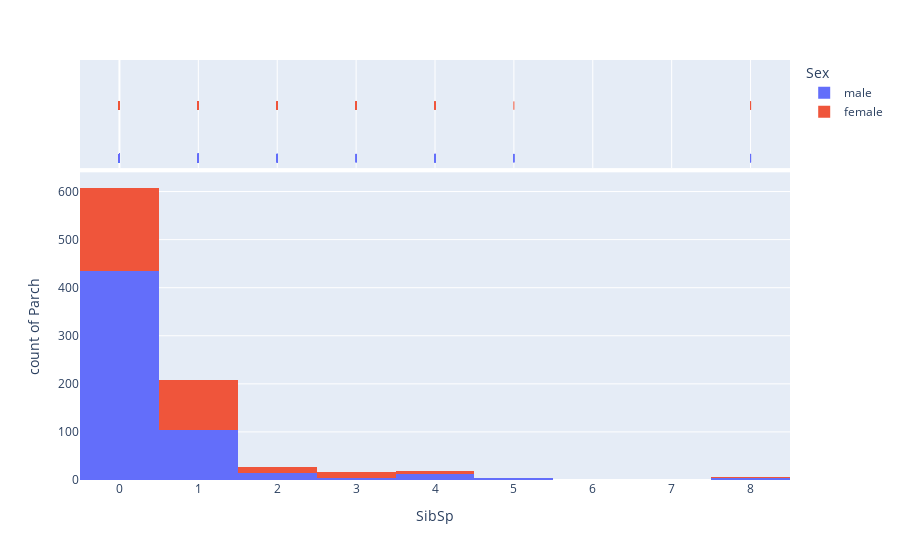

The cell this chart's notebook holds for it:
### Markdown cell above
Shows the number of females and males who has number of siblings or spouse that is Parch.

### Code cell
df = pd.read_csv("../input/titanic/train.csv")
fig = px.histogram(df,
                   x="SibSp", # x축에는 형제/자매 수(SibSp)를 설정
                   y="Parch", # y축에는 부모/자녀 수(Parch)를 설정
                   color="Sex", # 색상은 성별(Sex)에 따라 다르게 설정
                   marginal="rug", # 가장자리에 러그 플롯을 추가하여 데이터 분포를 표시
                   hover_data=df.columns) # 마우스를 올렸을 때 모든 열의 데이터를 표시
fig.show()

### Figure 1 — Plotly figure (JSON) as saved in the notebook; plotly's stock layout.template omitted (floating-point values rounded to 4 significant figures; data arrays with more than 128 entries replaced by an {"elided": "..."} marker saying what was removed)
{"data": [{"alignmentgroup": "True", "bingroup": "x", "hoverlabel": {"namelength": 0}, "hovertemplate": "Sex=male<br>SibSp=%{x}<br>count of Parch=%{y}", "legendgroup": "male", "marker": {"color": "#636efa"}, "name": "male", "offsetgroup": "male", "orientation": "v", "showlegend": true, "type": "histogram", "x": {"elided": "577 int values"}, "xaxis": "x", "y": {"elided": "577 int values"}, "yaxis": "y"}, {"alignmentgroup": "True", "boxpoints": "all", "customdata": {"elided": "577x12 mixed values"}, "fillcolor": "rgba(255,255,255,0)", "hoverlabel": {"namelength": 0}, "hoveron": "points", "hovertemplate": "Sex=%{customdata[4]}<br>SibSp=%{customdata[6]}<br>PassengerId=%{customdata[0]}<br>Survived=%{customdata[1]}<br>Pclass=%{customdata[2]}<br>Name=%{customdata[3]}<br>Age=%{customdata[5]}<br>Parch=%{customdata[7]}<br>Ticket=%{customdata[8]}<br>Fare=%{customdata[9]}<br>Cabin=%{customdata[10]}<br>Embarked=%{customdata[11]}", "jitter": 0, "legendgroup": "male", "line": {"color": "rgba(255,255,255,0)"}, "marker": {"color": "#636efa", "symbol": "line-ns-open"}, "name": "male", "offsetgroup": "male", "showlegend": false, "type": "box", "x": {"elided": "577 int values"}, "xaxis": "x2", "yaxis": "y2"}, {"alignmentgroup": "True", "bingroup": "x", "hoverlabel": {"namelength": 0}, "hovertemplate": "Sex=female<br>SibSp=%{x}<br>count of Parch=%{y}", "legendgroup": "female", "marker": {"color": "#EF553B"}, "name": "female", "offsetgroup": "female", "orientation": "v", "showlegend": true, "type": "histogram", "x": {"elided": "314 int values"}, "xaxis": "x", "y": {"elided": "314 int values"}, "yaxis": "y"}, {"alignmentgroup": "True", "boxpoints": "all", "customdata": {"elided": "314x12 mixed values"}, "fillcolor": "rgba(255,255,255,0)", "hoverlabel": {"namelength": 0}, "hoveron": "points", "hovertemplate": "Sex=%{customdata[4]}<br>SibSp=%{customdata[6]}<br>PassengerId=%{customdata[0]}<br>Survived=%{customdata[1]}<br>Pclass=%{customdata[2]}<br>Name=%{customdata[3]}<br>Age=%{customdata[5]}<br>Parch=%{customdata[7]}<br>Ticket=%{customdata[8]}<br>Fare=%{customdata[9]}<br>Cabin=%{customdata[10]}<br>Embarked=%{customdata[11]}", "jitter": 0, "legendgroup": "female", "line": {"color": "rgba(255,255,255,0)"}, "marker": {"color": "#EF553B", "symbol": "line-ns-open"}, "name": "female", "offsetgroup": "female", "showlegend": false, "type": "box", "x": {"elided": "314 int values"}, "xaxis": "x2", "yaxis": "y2"}], "layout": {"barmode": "relative", "legend": {"title": {"text": "Sex"}, "tracegroupgap": 0}, "margin": {"t": 60}, "xaxis": {"anchor": "y", "domain": [0, 1], "title": {"text": "SibSp"}, "type": "linear", "range": [-0.5, 8.5], "autorange": true}, "xaxis2": {"anchor": "y2", "domain": [0, 1], "matches": "x", "showgrid": true, "showticklabels": false, "type": "linear", "range": [-0.5, 8.5], "autorange": true}, "yaxis": {"anchor": "x", "domain": [0, 0.7326], "title": {"text": "count of Parch"}, "type": "linear", "range": [0, 640], "autorange": true}, "yaxis2": {"anchor": "x2", "domain": [0.7426, 1], "matches": "y2", "showgrid": false, "showline": false, "showticklabels": false, "ticks": "", "type": "category", "range": [-0.5781, 1.5], "autorange": true}, "autosize": true}}
